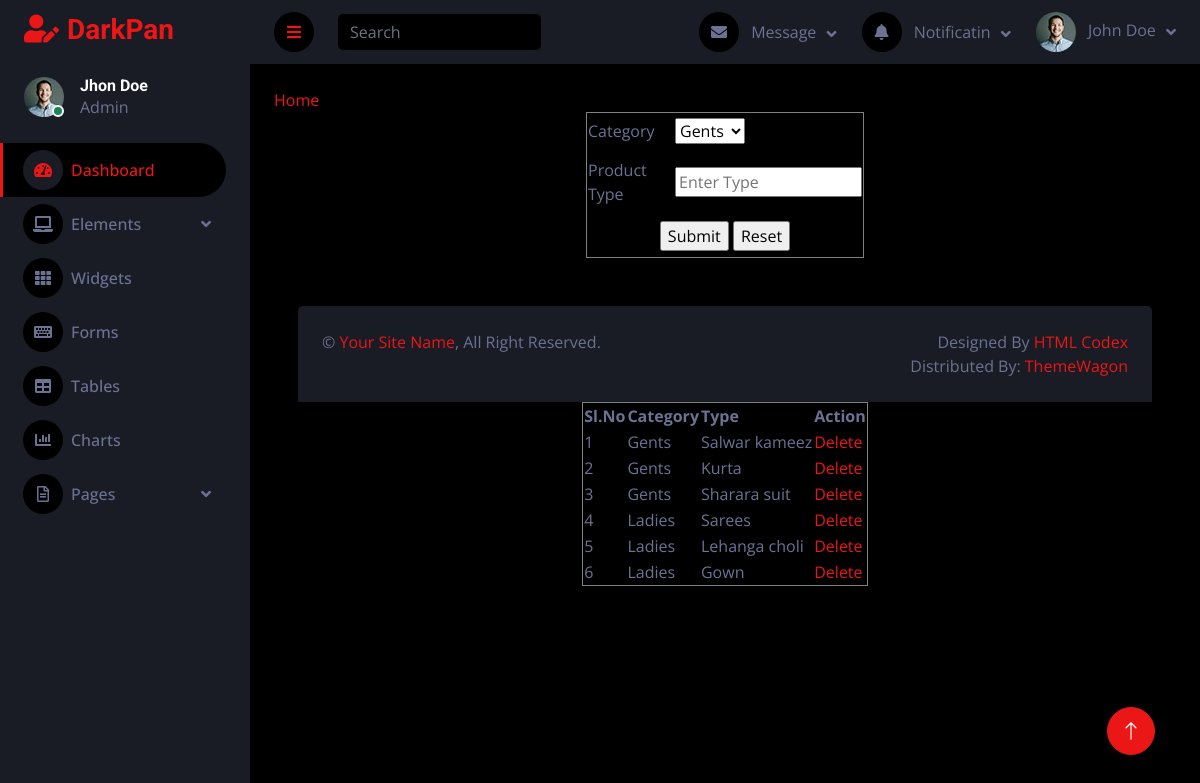
/Admin/Producttype.php, run on the app's committed database.
### tables this page shows
CREATE TABLE `tbl_producttype` (
  `producttype_id` int(10) NOT NULL auto_increment,
  `producttype_name` varchar(50) NOT NULL,
  `productcategory_id` int(30) NOT NULL,
  PRIMARY KEY  (`producttype_id`)
);

CREATE TABLE `tbl_productcategory` (
  `productcategory_id` int(10) NOT NULL auto_increment,
  `productcategory_name` varchar(50) NOT NULL,
  PRIMARY KEY  (`productcategory_id`),
  UNIQUE KEY `productcategory_name` (`productcategory_name`)
);

### Admin/Producttype.php (the view, shortened to what this page needs)
<?php
    include("Head.php");
?>
<!doctype html>
<html>
<head>
</head>
<body>
<a href="HomePage.php">Home</a>
<form id="form1" name="form1" method="post">
  <table width="278" height="146" border="1" align="center">
    <tbody>
      <tr>
        <td>Category </td>
        <td><select name="select" id="select">
        <?php
$selQry="select * from tbl_productcategory";
$data=mysql_query($selQry);
while($row=mysql_fetch_array($data))
{
	?>
    <option value="<?php echo $row["productcategory_id"]?>"><?php echo $row["productcategory_name"]?></option>
    <?php
}
?>
        </select></td>
      </tr>
      <tr>
        <td>Product Type</td>
        <td><input type="text" name="ptype" id="ptype" required placeholder="Enter Type"></td>
      </tr>
      <tr>
    <td colspan="2" align="center"><input type="submit" name="submit" id="submit" value="Submit">
        <input type="reset" name="reset" id="reset" value="Reset"></td>
      </tr>
    </tbody>
  </table>
</form>
</body>
</html>
<br>
<table border="1" align="center">
<tr>
<th>Sl.No</th>
<th>Category</th>
<th>Type</th>
<th>Action</th>
</tr>
<?php
$selQry="select * from tbl_producttype p inner join tbl_productcategory d on p.productcategory_id=d.productcategory_id";
$data=mysql_query($selQry);
$i=0;
while($row=mysql_fetch_array($data))
{
	$i++;
	?>
    <tr>
    <td><?php echo $i ?></td>
    <td><?php echo $row["productcategory_name"]?></td>
    <td><?php echo $row["producttype_name"]?></td>
<td><a href="Producttype.php?delID=<?php echo $row["producttype_id"]?>">Delete</a></td>
</tr>
<?php
}
?>
<?php
include("Foot.php");
?>

### Asset/Templates/Admin/css/style.css (style rules this page uses)
:root { --primary: #EB1616; --secondary: #191C24; --light: #6C7293; --dark: #000000; }

### data on the page
tbl_producttype: productcategory.productcategory_name "Gents", producttype_name "Salwar kameez"
tbl_producttype: productcategory.productcategory_name "Gents", producttype_name "Kurta"
tbl_producttype: productcategory.productcategory_name "Gents", producttype_name "Sharara suit"
tbl_producttype: productcategory.productcategory_name "Ladies", producttype_name "Sarees"
tbl_producttype: productcategory.productcategory_name "Ladies", producttype_name "Lehanga choli"
tbl_producttype: productcategory.productcategory_name "Ladies", producttype_name "Gown"

### other printed values
form field select "Gents"
